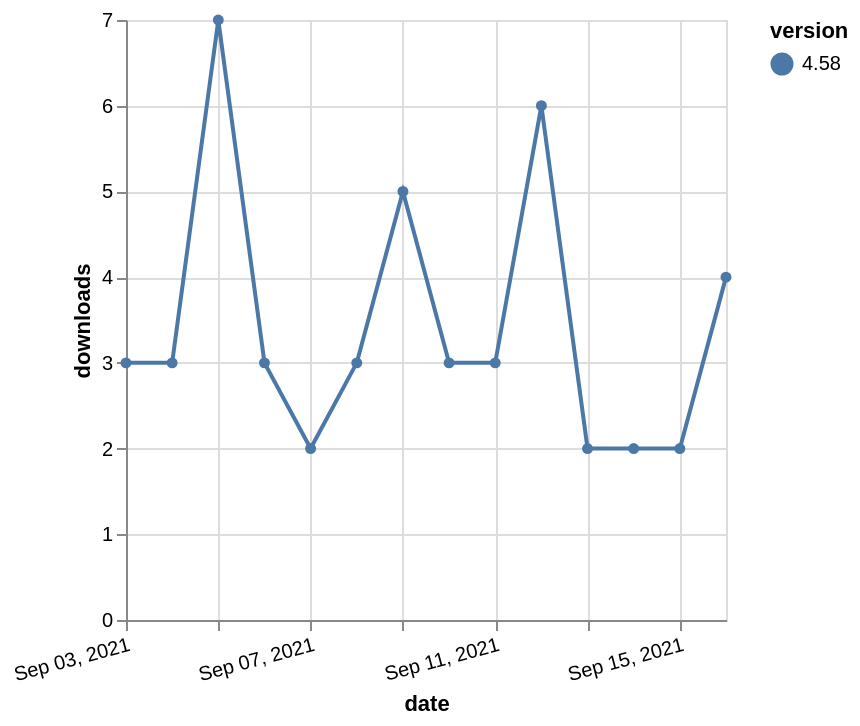

Write a Vega-Lite specification for this figure.
### Vega-Lite specification from a JSON file in a GitHub repository (floating-point values rounded to 4 significant figures)
{"$schema": "https://vega.github.io/schema/vega-lite/v5.json", "description": "A simple bar chart with embedded data.", "data": {"values": [{"date": "2021-09-03", "total": 4062, "delta": 3, "version": "4.58"}, {"date": "2021-09-04", "total": 4065, "delta": 3, "version": "4.58"}, {"date": "2021-09-05", "total": 4072, "delta": 7, "version": "4.58"}, {"date": "2021-09-06", "total": 4075, "delta": 3, "version": "4.58"}, {"date": "2021-09-07", "total": 4077, "delta": 2, "version": "4.58"}, {"date": "2021-09-08", "total": 4080, "delta": 3, "version": "4.58"}, {"date": "2021-09-09", "total": 4085, "delta": 5, "version": "4.58"}, {"date": "2021-09-10", "total": 4088, "delta": 3, "version": "4.58"}, {"date": "2021-09-11", "total": 4091, "delta": 3, "version": "4.58"}, {"date": "2021-09-12", "total": 4097, "delta": 6, "version": "4.58"}, {"date": "2021-09-13", "total": 4099, "delta": 2, "version": "4.58"}, {"date": "2021-09-14", "total": 4101, "delta": 2, "version": "4.58"}, {"date": "2021-09-15", "total": 4103, "delta": 2, "version": "4.58"}, {"date": "2021-09-16", "total": 4107, "delta": 4, "version": "4.58"}]}, "width": "container", "mark": {"type": "line", "point": {"filled": true}}, "encoding": {"x": {"field": "date", "type": "temporal", "timeUnit": "yearmonthdate", "title": "date", "axis": {"labelAngle": -15}}, "y": {"field": "delta", "type": "quantitative", "title": "downloads"}, "color": {"field": "version", "type": "nominal"}, "tooltip": {"field": "delta"}}}
